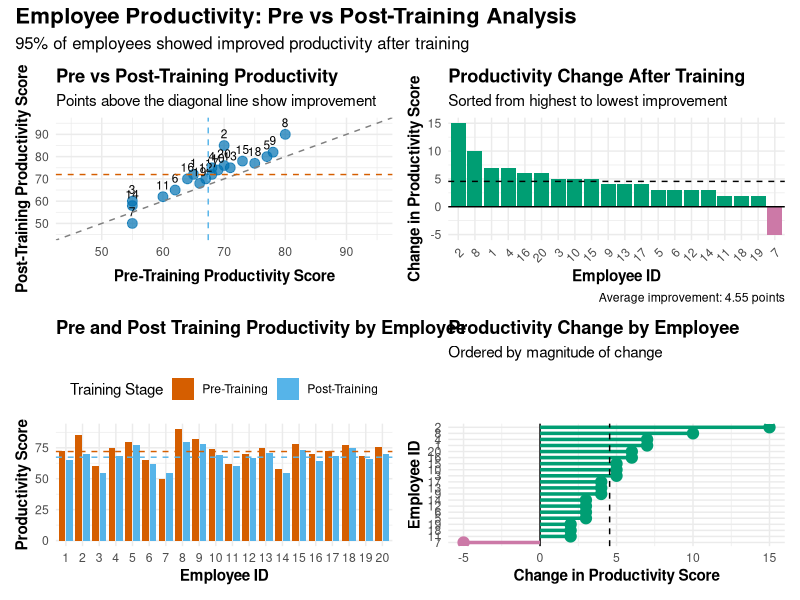
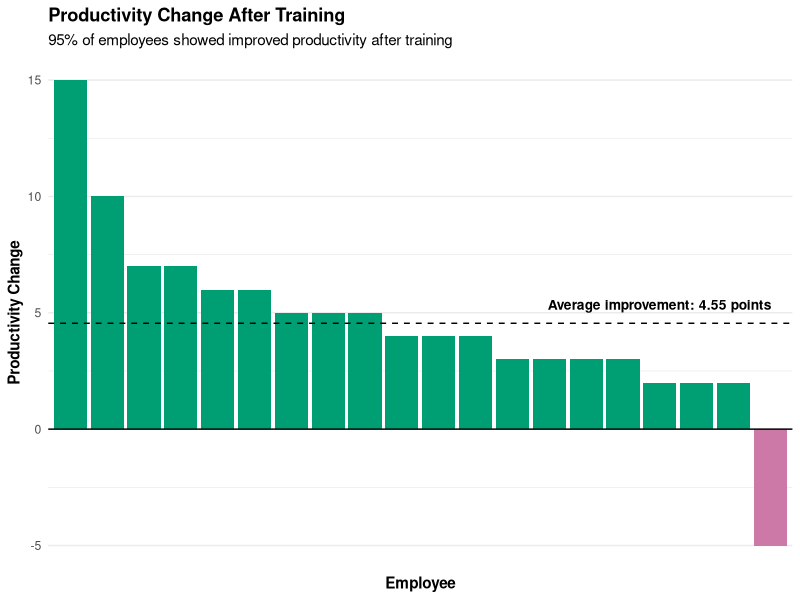
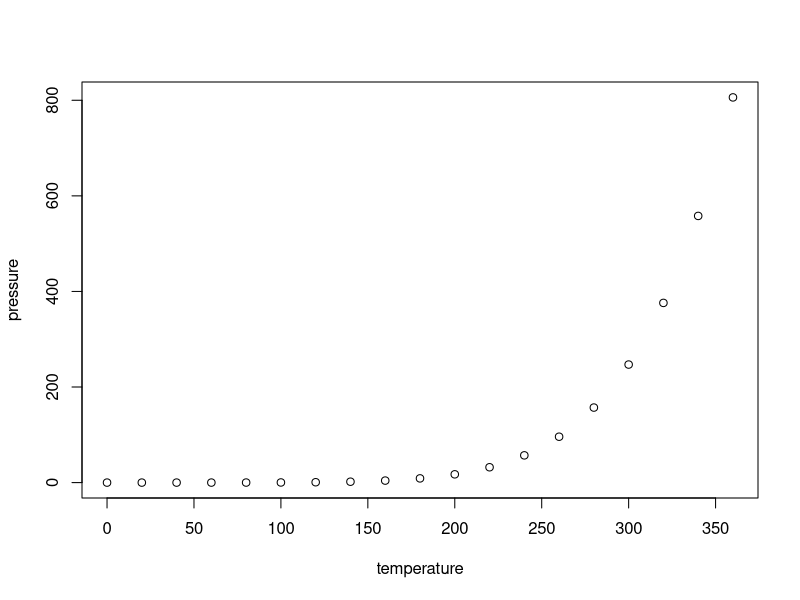

Write the R code that produced these figures, in order.
## ---- chunk 1
knitr::opts_chunk$set(echo = TRUE)
## ---- chunk 2
# Load required libraries
library(ggplot2)
library(dplyr)
library(tidyr)
library(patchwork)
library(viridis)  # For colorblind-friendly palettes

# Create the employee productivity dataset
employee_data <- data.frame(
  employee_id = 1:20,
  pre_training = c(65, 70, 55, 68, 77, 62, 55, 80, 78, 69, 60, 67, 71, 55, 73, 64, 68, 75, 66, 70),
  post_training = c(72, 85, 60, 75, 80, 65, 50, 90, 82, 74, 62, 70, 75, 58, 78, 70, 72, 77, 68, 76)
)

# Calculate differences and percentage changes
employee_data <- employee_data %>%
  mutate(
    difference = post_training - pre_training,
    percent_change = (difference / pre_training) * 100
  )

# Calculate summary statistics
avg_pre <- mean(employee_data$pre_training)
avg_post <- mean(employee_data$post_training)
avg_diff <- mean(employee_data$difference)
avg_percent <- mean(employee_data$percent_change)

# Print summary statistics
cat("Average pre-training score:", round(avg_pre, 2), "\n")
cat("Average post-training score:", round(avg_post, 2), "\n")
cat("Average improvement:", round(avg_diff, 2), "points\n")
cat("Average percent change:", round(avg_percent, 2), "%\n")
cat("Number of employees with improved scores:", sum(employee_data$difference > 0), "\n")
cat("Number of employees with decreased scores:", sum(employee_data$difference < 0), "\n")

# Create a long format for some plots
employee_data_long <- employee_data %>%
  pivot_longer(
    cols = c(pre_training, post_training),
    names_to = "training_stage",
    values_to = "productivity"
  )

# Set colorblind-friendly colors
# Using a subset of the Okabe-Ito palette, which is designed for color blindness
pre_color <- "#56B4E9"  # Light blue
post_color <- "#D55E00"  # Vermillion/orange
positive_color <- "#009E73"  # Green
negative_color <- "#CC79A7"  # Pink/purple

# PLOT 1: Scatter plot of pre vs post with reference line
plot1 <- ggplot(employee_data, aes(x = pre_training, y = post_training)) +
  geom_point(size = 3, color = "#0072B2", alpha = 0.7) +  # Dark blue, colorblind-friendly
  geom_text(aes(label = employee_id), vjust = -0.8, size = 3) +
  geom_abline(slope = 1, intercept = 0, linetype = "dashed", color = "gray50") +
  geom_hline(yintercept = avg_post, linetype = "dashed", color = post_color) +
  geom_vline(xintercept = avg_pre, linetype = "dashed", color = pre_color) +
  labs(
    title = "Pre vs Post-Training Productivity",
    subtitle = "Points above the diagonal line show improvement",
    x = "Pre-Training Productivity Score",
    y = "Post-Training Productivity Score"
  ) +
  scale_x_continuous(limits = c(45, 95)) +
  scale_y_continuous(limits = c(45, 95)) +
  theme_minimal() +
  theme(
    plot.title = element_text(face = "bold"),
    axis.title = element_text(face = "bold")
  )

# PLOT 2: Bar chart showing improvement ordered from highest to lowest
plot2 <- employee_data %>%
  arrange(desc(difference)) %>%
  mutate(employee_id = factor(employee_id, levels = employee_id)) %>%
  ggplot(aes(x = employee_id, y = difference, fill = difference > 0)) +
  geom_col() +
  geom_hline(yintercept = 0, linetype = "solid", color = "black") +
  geom_hline(yintercept = avg_diff, linetype = "dashed", color = "black") +
  scale_fill_manual(values = c(negative_color, positive_color), guide = "none") +
  labs(
    title = "Productivity Change After Training",
    subtitle = "Sorted from highest to lowest improvement",
    x = "Employee ID",
    y = "Change in Productivity Score",
    caption = paste("Average improvement:", round(avg_diff, 2), "points")
  ) +
  theme_minimal() +
  theme(
    plot.title = element_text(face = "bold"),
    axis.title = element_text(face = "bold"),
    axis.text.x = element_text(angle = 45, hjust = 1)
  )

# PLOT 3: Paired bar chart showing pre and post scores for each employee
plot3 <- ggplot(employee_data_long, aes(x = factor(employee_id), y = productivity, fill = training_stage)) +
  geom_bar(stat = "identity", position = position_dodge(width = 0.9), width = 0.8) +
  geom_hline(yintercept = avg_pre, linetype = "dashed", color = pre_color) +
  geom_hline(yintercept = avg_post, linetype = "dashed", color = post_color) +
  scale_fill_manual(
    values = c("pre_training" = pre_color, "post_training" = post_color),
    labels = c("Pre-Training", "Post-Training"),
    name = "Training Stage"
  ) +
  labs(
    title = "Pre and Post Training Productivity by Employee",
    x = "Employee ID",
    y = "Productivity Score"
  ) +
  theme_minimal() +
  theme(
    plot.title = element_text(face = "bold"),
    axis.title = element_text(face = "bold"),
    legend.position = "top"
  )

# PLOT 4: Density plot of pre and post distributions
plot4 <- ggplot(employee_data_long, aes(x = productivity, fill = training_stage)) +
  geom_density(alpha = 0.6) +
  geom_vline(xintercept = avg_pre, linetype = "dashed", color = pre_color) +
  geom_vline(xintercept = avg_post, linetype = "dashed", color = post_color) +
  scale_fill_manual(
    values = c("pre_training" = pre_color, "post_training" = post_color),
    labels = c("Pre-Training", "Post-Training"),
    name = "Training Stage"
  ) +
  labs(
    title = "Distribution of Productivity Scores",
    x = "Productivity Score",
    y = "Density"
  ) +
  theme_minimal() +
  theme(
    plot.title = element_text(face = "bold"),
    axis.title = element_text(face = "bold"),
    legend.position = "top"
  )

# Alternative PLOT 5: Lollipop chart of improvement
plot5 <- employee_data %>%
  mutate(employee_id = reorder(factor(employee_id), difference)) %>%
  ggplot(aes(x = employee_id, y = difference, color = difference > 0)) +
  geom_hline(yintercept = 0, color = "black") +
  geom_segment(aes(xend = employee_id, y = 0, yend = difference), size = 1.2) +
  geom_point(size = 3.5) +
  scale_color_manual(values = c(negative_color, positive_color), guide = "none") +
  coord_flip() +
  labs(
    title = "Productivity Change by Employee",
    subtitle = "Ordered by magnitude of change",
    x = "Employee ID",
    y = "Change in Productivity Score"
  ) +
  geom_hline(yintercept = avg_diff, linetype = "dashed", color = "black") +
  theme_minimal() +
  theme(
    plot.title = element_text(face = "bold"),
    axis.title = element_text(face = "bold")
  )

# Combine plots using patchwork and save to a file
combined_plots <- (plot1 | plot2) / (plot3 | plot5)
combined_plots <- combined_plots + 
  plot_annotation(
    title = "Employee Productivity: Pre vs Post-Training Analysis",
    subtitle = "95% of employees showed improved productivity after training",
    theme = theme(
      plot.title = element_text(size = 16, face = "bold"),
      plot.subtitle = element_text(size = 12)
    )
  )

# Display the plots in RStudio
combined_plots

# Save the combined plot
# ggsave("productivity_analysis.png", combined_plots, width = 12, height = 10, dpi = 300)
## ---- chunk 3
# Load required libraries
library(ggplot2)
library(dplyr)
library(tidyr)
library(patchwork)
library(viridis)  # For colorblind-friendly palettes

# Create the employee productivity dataset
employee_data <- data.frame(
  employee_id = 1:20,
  pre_training = c(65, 70, 55, 68, 77, 62, 55, 80, 78, 69, 60, 67, 71, 55, 73, 64, 68, 75, 66, 70),
  post_training = c(72, 85, 60, 75, 80, 65, 50, 90, 82, 74, 62, 70, 75, 58, 78, 70, 72, 77, 68, 76)
)

# Calculate differences and percentage changes
employee_data <- employee_data %>%
  mutate(
    difference = post_training - pre_training,
    percent_change = (difference / pre_training) * 100
  )

# Calculate summary statistics
avg_pre <- mean(employee_data$pre_training)
avg_post <- mean(employee_data$post_training)
avg_diff <- mean(employee_data$difference)
avg_percent <- mean(employee_data$percent_change)

# Print summary statistics
cat("Average pre-training score:", round(avg_pre, 2), "\n")
cat("Average post-training score:", round(avg_post, 2), "\n")
cat("Average improvement:", round(avg_diff, 2), "points\n")
cat("Average percent change:", round(avg_percent, 2), "%\n")
cat("Number of employees with improved scores:", sum(employee_data$difference > 0), "\n")
cat("Number of employees with decreased scores:", sum(employee_data$difference < 0), "\n")

# Create a long format for some plots
employee_data_long <- employee_data %>%
  pivot_longer(
    cols = c(pre_training, post_training),
    names_to = "training_stage",
    values_to = "productivity"
  )

# Set colorblind-friendly colors
# Using a subset of the Okabe-Ito palette, which is designed for color blindness
pre_color <- "#56B4E9"  # Light blue
post_color <- "#D55E00"  # Vermillion/orange
positive_color <- "#009E73"  # Green
negative_color <- "#CC79A7"  # Pink/purple

# PLOT 2: Bar chart showing improvement ordered from highest to lowest
plot2 <- employee_data %>%
  arrange(desc(difference)) %>%
  mutate(employee_id = factor(employee_id, levels = employee_id)) %>%
  ggplot(aes(x = employee_id, y = difference, fill = difference > 0)) +
  geom_col() +
  geom_hline(yintercept = 0, linetype = "solid", color = "black") +
  geom_hline(yintercept = avg_diff, linetype = "dashed", color = "black") +
  annotate("text", x = 17, y = avg_diff + 0.8, 
         label = paste("Average improvement:", round(avg_diff, 2), "points"),
         size = 3.5, fontface = "bold") +
  scale_fill_manual(values = c(negative_color, positive_color), guide = "none") +
  labs(
    title = "Productivity Change After Training",
    subtitle = "95% of employees showed improved productivity after training",
    x = "Employee",
    y = "Productivity Change"
  ) +
  theme_minimal() +
  theme(
    plot.title = element_text(face = "bold"),
    axis.title = element_text(face = "bold"),
    axis.text.x = element_blank(),
    panel.grid.major.x = element_blank(),
    panel.grid.minor.x = element_blank()
  )

plot2

# Save the combined plot
# ggsave("productivity_analysis.png", combined_plots, width = 12, height = 10, dpi = 300)
## ---- chunk 4
plot(pressure)
